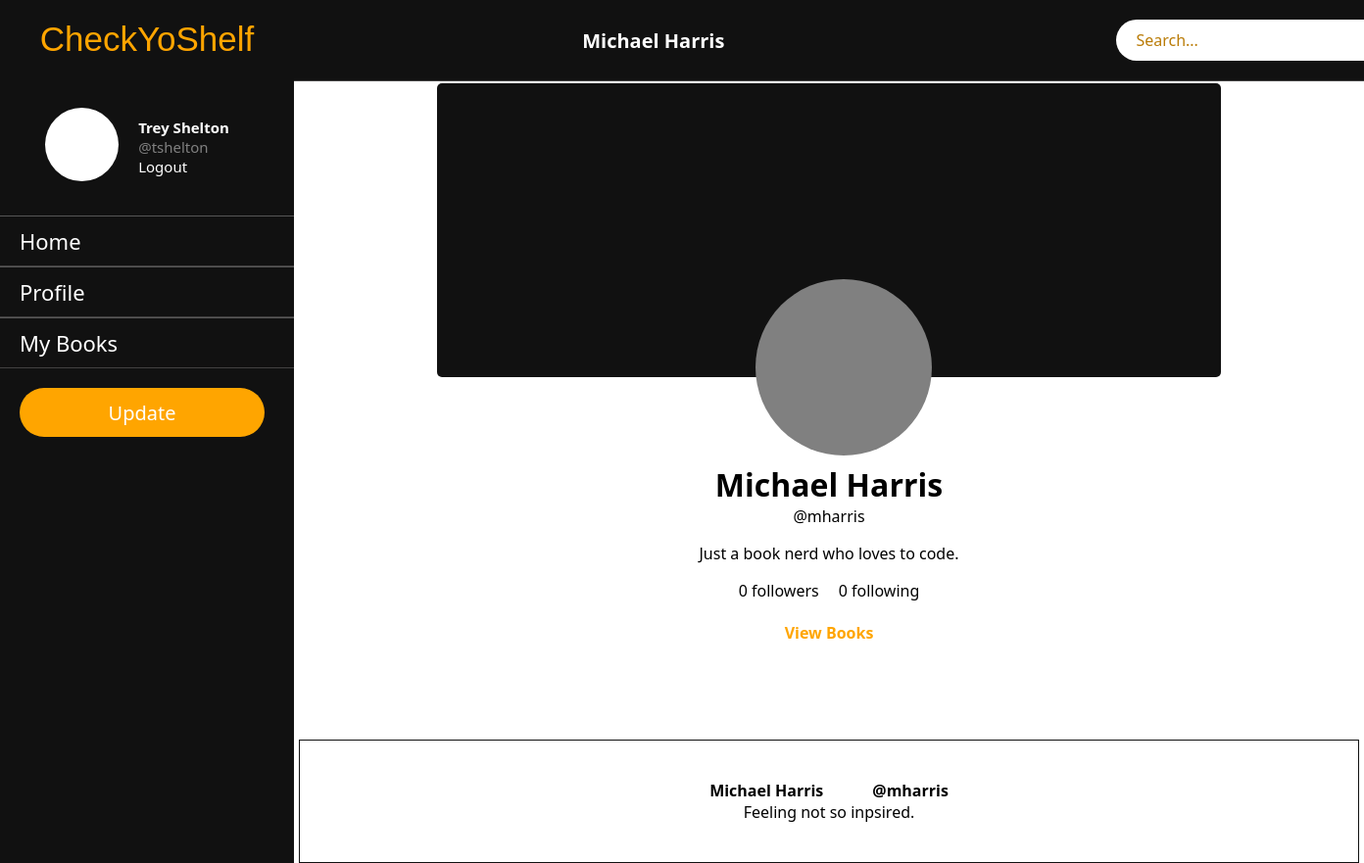
Page /mharris/ (signed in) on the committed database.
### app/models.py (models this page shows, shortened)
class Profile(models.Model):
    user = models.OneToOneField(User, on_delete=models.CASCADE, primary_key=True)
    name = models.CharField(max_length=200)
    bio = models.TextField(blank=True)
    followers = []
    following = []

class Post(models.Model):
    profile = models.ForeignKey(
        Profile, on_delete=models.CASCADE, null=True, blank=True
    )
    text = models.TextField()
    date = models.DateField(null=True, blank=True)
    likes = 0
    times_shared = 0

### app/views.py (the view)
# urls.py: path("<str:username>/", profile_view, name="profile"),
@login_required(login_url="login")
def profile_view(request, username):
    context = {}
    current_user = request.user
    my_profile = Profile.objects.get(user=current_user)
    try:
        user = User.objects.get(username=username)
        profile = Profile.objects.get(user=user)
        follower_count = len(profile.followers)
        following_count = len(profile.following)
        posts = Post.objects.filter(profile=profile)
    except:
        user = None
        profile = None
        bookshelf = None
        read_books = None
        books_read = 0
        follower_count = 0
        following_count = 0
    result = ""
    context["current_user"] = current_user
    context["my_profile"] = my_profile
    context["profile"] = profile
    context["result"] = result
    context["follower_count"] = follower_count
    context["following_count"] = following_count
    context["posts"] = posts
    return render(request, "profile.html", context)

### app/templates/profile.html (shortened to what this page needs)
{% extends "base.html" %}  {% block content %}
<div class="profile-nav">
  <div class="info">
    <div class="name">
      <p>{{ profile.name }}</p>
    </div>
  </div>
  <div class="corner-search-bar">
    <input type="text" placeholder="Search..." />
  </div>
</div>
<div class="profile-card">
  <div class="photos">
    <span class="cover-photo"></span>
    <span class="profile-photo"></span>
  </div>
  <div class="details-container">
    <ul>
      <li>
        <div class="user-details">
          <h1 class="name">{{ profile.name }}</h1>
          <p class="username">@{{ profile.user }}</p>
        </div>
      </li>
      <li>
        <div class="bio">
          <p>{{ profile.bio }}</p>
        </div>
      </li>
      <li>
        <div class="followers">
          <p>{{ follower_count }} followers</p>
          <p>{{ following_count }} following</p>
        </div>
      </li>
      <li>
        <div class="profile-books-btn">
          <a href="{% url "bookshelves" profile.user %}">View Books</a>
        </div>
      </li>
    </ul>
  </div>
</div>
<div class="profile-content">
  <div class="post">
    {% for post in posts %}
    <div class="profile-info">
      <p>{{ profile.name }}</p>
      <p>@{{ profile.user }}</p>
    </div>
    <p>{{ post.text }}</p>
    {% endfor %}
  </div>
</div>
{% endblock content %}

### app/templates/base.html (shortened to what this page needs)
{% load static %}
<!DOCTYPE html>
<html lang="en">
  <head>
    <link rel="stylesheet" href="{% static "styles.css" %}">
  </head>
  <body>
    <div class="wrapper">
      <div class="side-nav">
        <div class="logo">
          <p>CheckYoShelf</p>
        </div>
        <div class="profile-section">
          <div class="profile-pic">
            <span></span>
          </div>
          <div class="user-info">
            <p class="name">{{ my_profile.name }}</p>
            <p class="username">@{{ current_user }}</p>
            <a href="{% url "logout" %}">Logout</a>
          </div>
        </div>
        <ul>
          <li><a href="{% url "home" %}">Home</a></li>
          <li><a href="{% url "profile" current_user %}">Profile</a></li>
          <li><a href="{% url "bookshelves" current_user %}">My Books</a></li>
        </ul>
        <div class="btn-container">
          <div class="btn">
            <a href="{% url "make_post" current_user %}">Update</a>
          </div>
        </div>
      </div>
      <div class="main-content">{% block content %}{% endblock content %}</div>
    </div>
  </body>
</html>

### app/static/styles.css (style rules this page uses)
* { margin: 0; padding: 0; list-style: none; text-decoration: none; font-family: 'Segoe UI', Tahoma, Geneva, Verdana, sans-serif; }
.wrapper { display: flex; position: relative; }
.wrapper .side-nav { height: 100%; width: 300px; position: fixed; background-color: #111; }
.wrapper .side-nav .logo { padding: 20px; text-align: center; }
.wrapper .side-nav .logo p { font-size: 35px; font-family: 'Franklin Gothic Medium', 'Arial Narrow', Arial, sans-serif !important; color: orange; }
.wrapper .side-nav .profile-section { display: flex; justify-content: center; align-items: center; padding: 20px; }
.wrapper .side-nav .profile-section .user-info { font-size: 15px; padding: 20px; }
.wrapper .side-nav .profile-section .user-info .name { color: white; font-weight: bold; }
.wrapper .side-nav .profile-section .user-info .username { color: gray; }
.wrapper .side-nav .profile-section .user-info a { color: white; transition: .3s; }
.wrapper .side-nav .profile-section span { height: 75px; width: 75px; background-color: white; display: inline-block; border-radius: 50px; }
.wrapper .side-nav ul li { padding: 10px 10px 10px 20px; border-bottom: 1px solid #434242; border-top: 1px solid #565656; transition: .3s; }
.wrapper .side-nav ul li a { font-size: 22px; color: white; display: block; }
.wrapper .btn-container { padding: 20px; }
.wrapper .btn-container .btn { height: 40px; width: 150px; padding: 5px 50px; background-color: orange; display: flex; justify-content: center; align-items: center; border-radius: 35px; transition: .3s; }
.wrapper .btn-container .btn a { font-size: 20px; font-weight: 500; color: white; display: block; }
.wrapper .main-content { width: 100%; margin-left: 300px; }
::placeholder { color: rgb(186, 124, 8); }
.wrapper .main-content .profile-nav { position: fixed; display: flex; justify-content: center; align-items: center; width: 100%; background-color: #111; border-bottom: 1px solid #434242; padding: 20px; gap: 400px; }
.wrapper .main-content .profile-nav .info .name { font-size: 20px; font-weight: bold; color: white; }
.wrapper .main-content .profile-nav .corner-search-bar { width: 20%; padding: 10px; background-color: white; border-radius: 30px; }
.wrapper .main-content .profile-nav .corner-search-bar input[type=text] { width: 95%; font-size: 16px; margin-left: 10px; border: none; outline: none; background: transparent; color: orange; }
.wrapper .main-content .profile-card { padding: 85px 60px; }
.wrapper .main-content .profile-card .photos { position: relative; display: flex; justify-content: center; }
.wrapper .main-content .profile-card .photos .cover-photo { position: relative; height: 300px; width: 800px; background-color: #111; border-radius: 5px; }
.wrapper .main-content .profile-card .photos .profile-photo { position: absolute; height: 180px; width: 180px; background-color: gray; border-radius: 100px; margin-top: 200px; margin-left: 30px; }
.wrapper .main-content .profile-card .details-container { margin-top: 80px; text-align: center; display: flex; justify-content: center; }
.wrapper .main-content .profile-card .details-container ul li { padding: 8px; }
.wrapper .main-content .profile-card .details-container .followers { display: flex; justify-content: center; align-items: center; gap: 20px; }
.wrapper .main-content .profile-card .details-container .profile-books-btn { border-radius: 35px; padding: 5px 2px; transition: .3s; }
.wrapper .main-content .profile-card .details-container a { color: orange; font-weight: bold; }
.wrapper .main-content .profile-content { display: flex; justify-content: center; }
.wrapper .main-content .profile-content .post { padding: 40px; text-align: center; border: 1px solid #111; width: 1000px; }
.wrapper .main-content .profile-content .post .profile-info { display: flex; align-items: center; justify-content: center; gap: 50px; font-weight: bold; }

### rows in the picture
Profile: name "Trey Shelton"
Profile: name "Michael Harris", user "mharris", bio "Just a book nerd who loves to code."
Post: text "Feeling not so inpsired."

### other values in the picture
{{ current_user }} "tshelton"
{{ follower_count }} "0"
{{ following_count }} "0"
